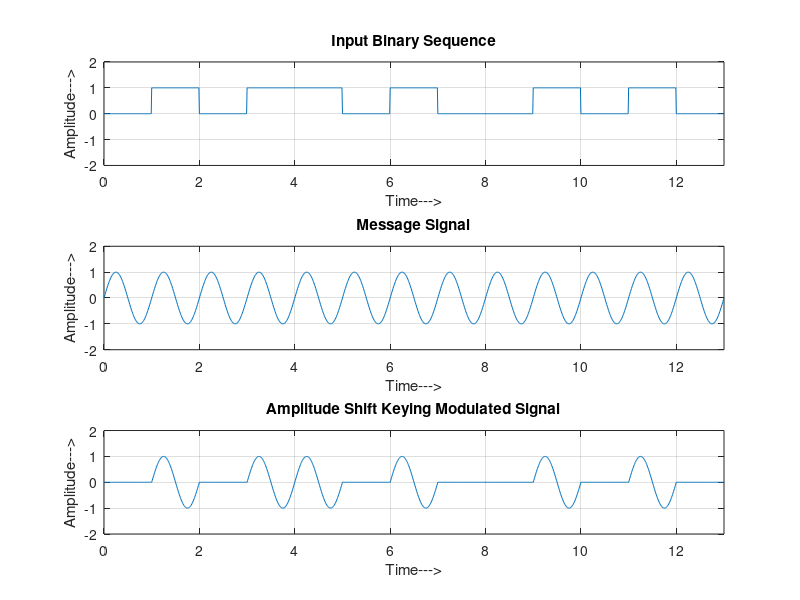

Write MATLAB code to recreate this figure.
clear;
clc;
%b=input('Enter the Bit Stream \n');
%b=[0 1 0 1 1 0];
b=[0 1 0 1 1 0 1 0 0 1 0 1 0];
%b=[0 1 0 0 0 0 1 1 1 1 0 1 0 0 0 0 0 1 1 1 1 1 0 1 1 0 1 1 1];
n=length(b);
t=0:0.01:n;
X=1:1:(n+1)*100;
for i=1:n
    for j=i:1:i+1
        bW(X(i*100:(i+1)*100))=b(i);
    end
end
bW=bW(100:end);
sint=sin(2*pi*t);
st=bW.*sint;
subplot(3,1,1);
plot(t,bW);
title('Input Binary Sequence');
ylabel('Amplitude--->');
xlabel('Time--->');
grid on;
axis([0 n -2 +2]);

subplot(3,1,2);
plot(t,sint);
title('Message Signal');
ylabel('Amplitude--->');
xlabel('Time--->');
grid on;
axis([0 n -2 +2]);

subplot(3,1,3);
plot(t,st);
title('Amplitude Shift Keying Modulated Signal');
ylabel('Amplitude--->');
xlabel('Time--->');
grid on;
axis([0 n -2 +2]);
